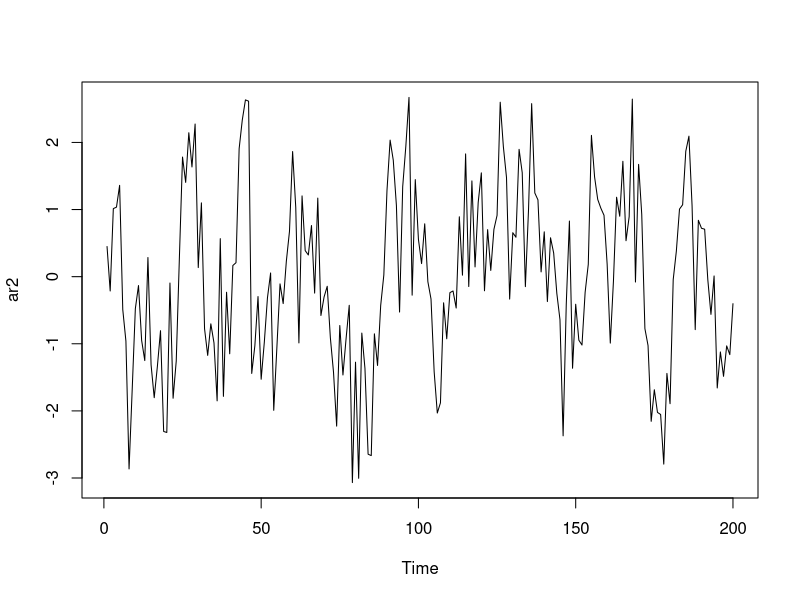
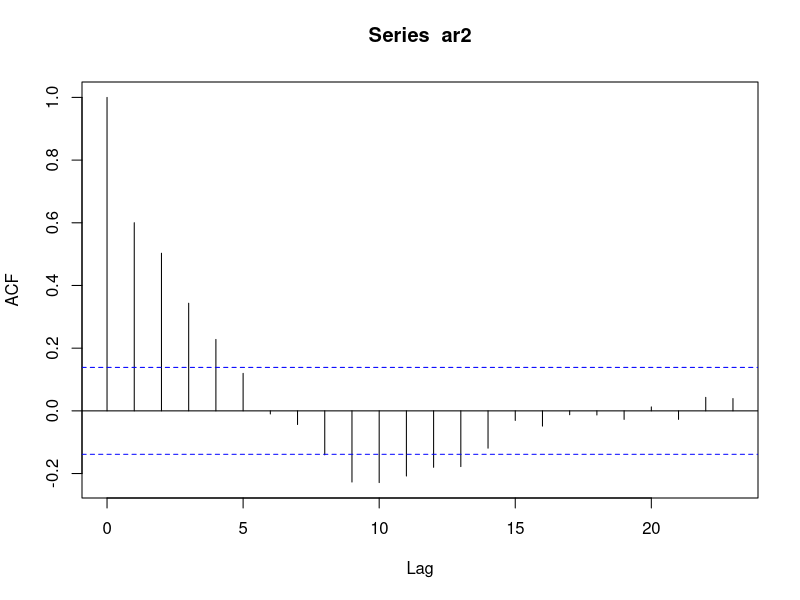
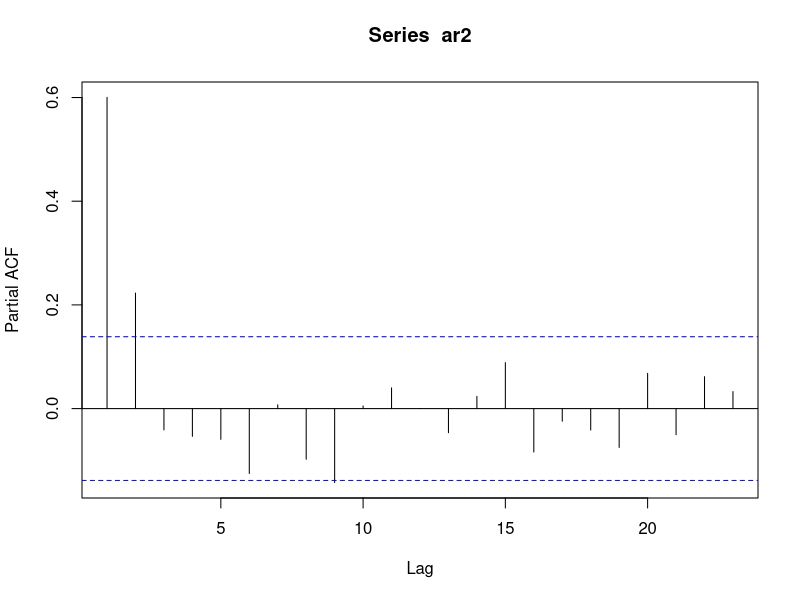
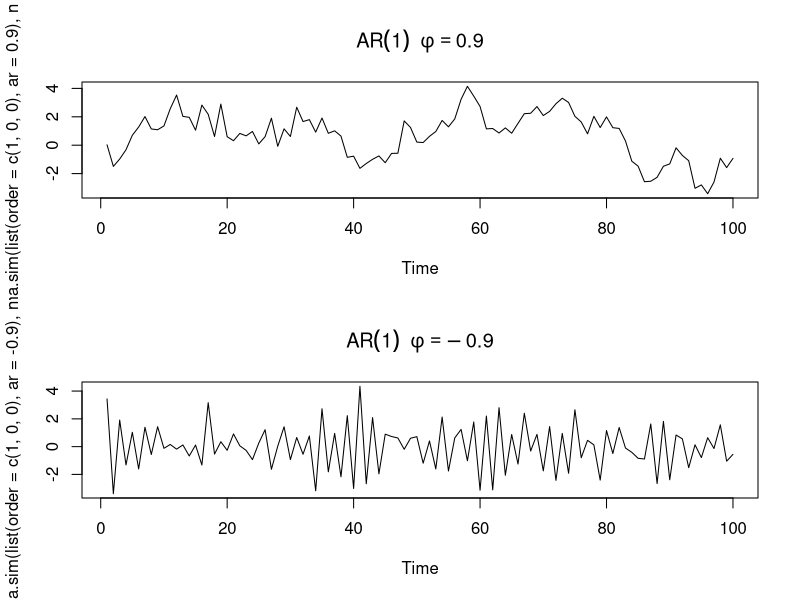
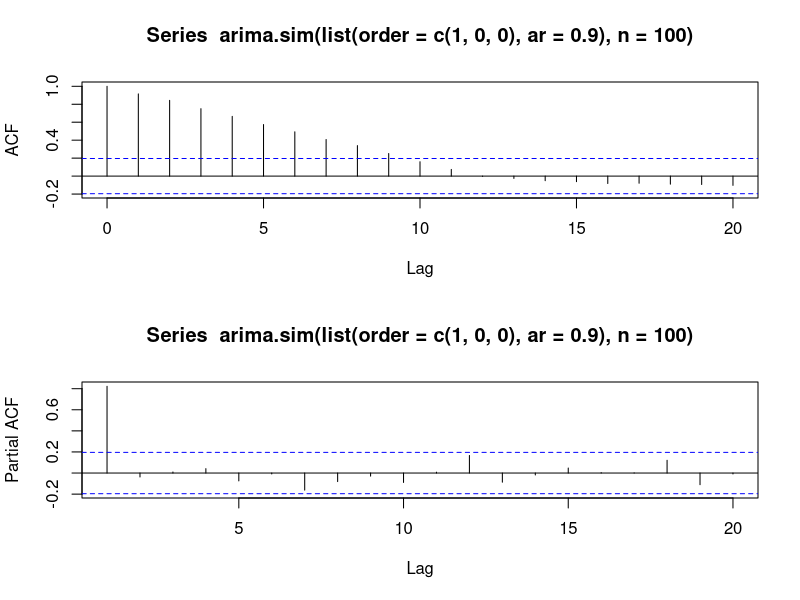
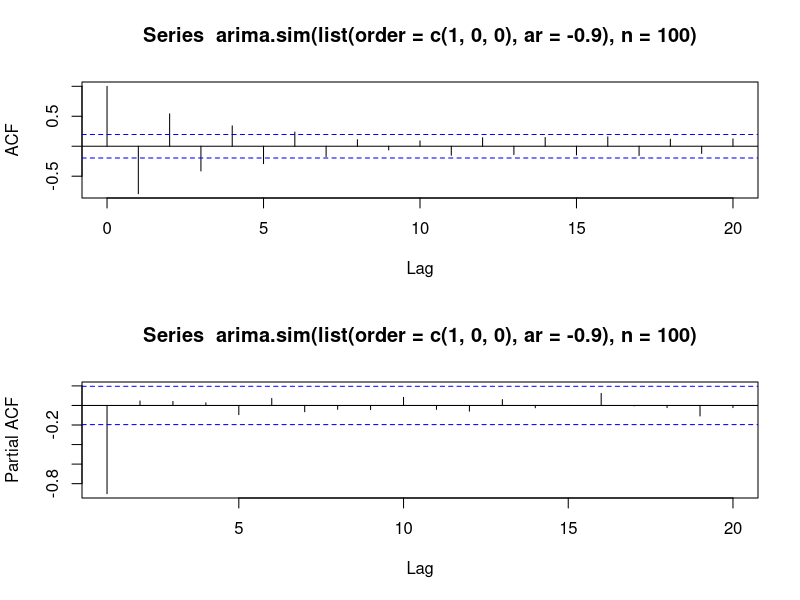

Here is the R script that generated these plots, in order:
### week 5 ------------------------
##example AR(2) with 0.5 and 0.2
ar2=arima.sim(list(order=c(2,0,0),ar=c(0.5,0.2)),200) # simulate AR model
plot(ar2)
acf(ar2) # decaying slowly
pacf(ar2) # Significant at lag 1 and 2, other not sig.
# in theory, after lag 2, all values are 0.

## Example AR(1) ,0.9 and -0.9
par(mfrow=c(2,1))
plot(arima.sim(list(order=c(1,0,0),ar=0.9),n=100), main=expression(AR(1)~~phi==0.9)) # fit AR(1) 0.9
plot(arima.sim(list(order=c(1,0,0),ar=-0.9),n=100), main=expression(AR(1)~~phi==-0.9)) # fit AR(1) -0.9
# first graph positively correlated, so less up and downs
# Second gragh negatively corrlatedm so more up and downs
acf(arima.sim(list(order=c(1,0,0),ar=0.9),n=100)) # decay slowly
pacf(arima.sim(list(order=c(1,0,0),ar=0.9),n=100)) # pacf has significant lag only up tp pth lag
#-0.9
acf(arima.sim(list(order=c(1,0,0),ar=-0.9),n=100))
pacf(arima.sim(list(order=c(1,0,0),ar=-0.9),n=100)) # very significant negative relationship at lag 0


